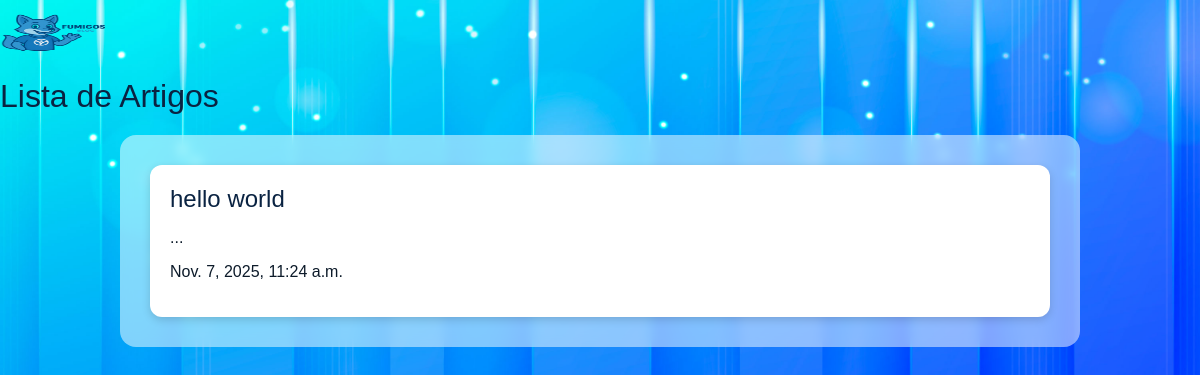
/articles/, run on an earlier commit of the app's database.
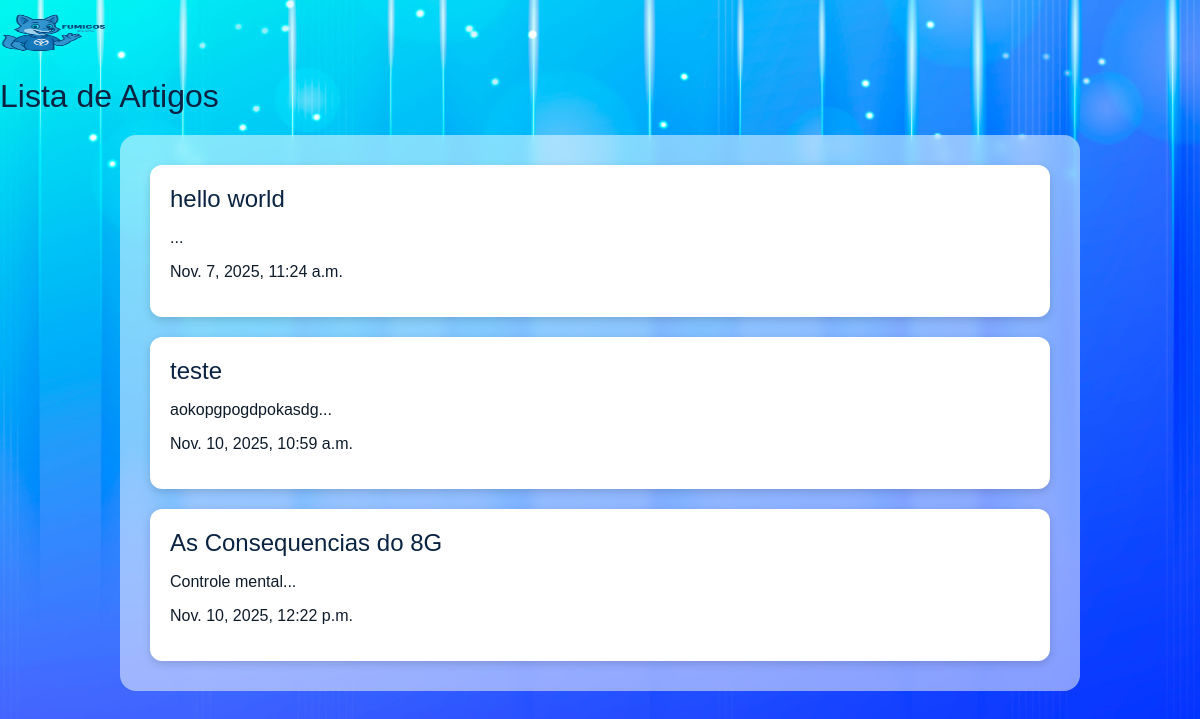
And on a later commit of the database.
### articles/models.py (models this page shows, shortened)
class Article(models.Model):
    title = models.CharField(max_length=100)
    slug = models.SlugField(unique=True, blank=True)  # slug se refere a parte legivel da url
    body = models.TextField()
    date = models.DateTimeField(auto_now_add=True)
    def snippet(self):
        return self.body[:50] + '...'

### articles/views.py (the view)
# urls.py: path('', views.article_list, name="list"), #URL da lista de artigos
def article_list(request):
    articles = Article.objects.all().order_by('date') #Recupera todos os objetos de artigos ordenados por data
    return render(request, 'articles/article_list.html', {'articles':articles} ) #Renderiza o template da lista de artigos e associa a variavel artigos

### articles/templates/articles/article_list.html
{% extends "base_layout.html" %}
{% block content %}
<h1>Lista de Artigos</h1>
<div class="articles">
  {% for article in articles %}
    <div class="article">
      <h2><a href="{% url 'articles:detail' slug=article.slug %}">
        {{ article.title }}</a></h2>
        <p>{{ article.snippet }}</p>
        <p>{{ article.date }}</p>
      </div>
    {% endfor %}
  </div>
{% endblock %}

### templates/base_layout.html (shortened to what this page needs)
{% load static %}
<!DOCTYPE html>
<html>
  <head>
    <link rel="stylesheet" href="{% static 'styles.css' %}">
  </head>
  <body>
    <div class="wrapper">
        <h1>
          <a href="{% url 'articles:list' %}">
            <img src="{% static 'raposaazul.png' %}" width="110" height="70">
          </a>
        </h1>
        {% block content %}
        {% endblock %}
    </div>
  </body>
</html>

### assets/styles.css (style rules this page uses)
body { background: #f0f6ff; background-image: url(/static/bg.jpg); background-repeat: no-repeat; background-size: cover; color: #0d1b2a; margin: 0; }
body * { font-family: Ubuntu, sans-serif; }
h1, h2, h3, h4, h5 { font-weight: normal; margin: 0; color: #0a2342; }
a, a:hover, a:visited { color: #0a2342; text-decoration: none; }
.articles { background-color: rgba(255, 255, 255, 0.5); padding: 30px; border-radius: 16px; backdrop-filter: blur(6px); max-width: 900px; margin: 20px auto; }
.article { background-color: #ffffff; padding: 20px; border-radius: 12px; margin-bottom: 20px; box-shadow: 0 3px 8px rgba(0, 0, 0, 0.15); }
.article:last-child { margin-bottom: 0; }

What changed in the data, as far as the page shows it:
added Article: title "teste", snippet "aokopgpogdpokasdg...", date "Nov. 10, 2025, 10:59 a.m."
added Article: title "As Consequencias do 8G", snippet "Controle mental...", date "Nov. 10, 2025, 12:22 p.m."
